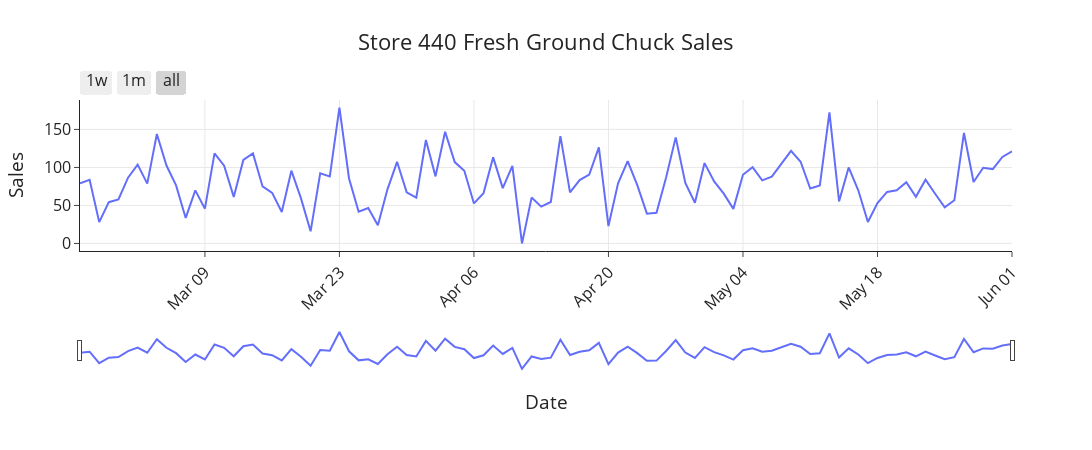

Here is the notebook cell this chart was saved with:
### Code cell
plot(title='Fresh Ground Chuck Price', data=ds, x='sale_date', y='sales',
     x_label='Date', y_label='Sales')

### Figure 1 — Plotly figure (JSON) as saved in the notebook; plotly's stock layout.template omitted (floating-point values rounded to 4 significant figures)
{"data": [{"customdata": [["Monday"], ["Tuesday"], ["Wednesday"], ["Thursday"], ["Friday"], ["Saturday"], ["Sunday"], ["Monday"], ["Tuesday"], ["Wednesday"], ["Thursday"], ["Friday"], ["Saturday"], ["Sunday"], ["Monday"], ["Tuesday"], ["Wednesday"], ["Thursday"], ["Friday"], ["Saturday"], ["Sunday"], ["Monday"], ["Tuesday"], ["Wednesday"], ["Thursday"], ["Friday"], ["Saturday"], ["Sunday"], ["Monday"], ["Tuesday"], ["Wednesday"], ["Thursday"], ["Friday"], ["Saturday"], ["Sunday"], ["Monday"], ["Tuesday"], ["Wednesday"], ["Thursday"], ["Friday"], ["Saturday"], ["Sunday"], ["Monday"], ["Tuesday"], ["Wednesday"], ["Thursday"], ["Friday"], ["Saturday"], ["Sunday"], ["Monday"], ["Tuesday"], ["Wednesday"], ["Thursday"], ["Friday"], ["Saturday"], ["Sunday"], ["Monday"], ["Tuesday"], ["Wednesday"], ["Thursday"], ["Friday"], ["Saturday"], ["Sunday"], ["Monday"], ["Tuesday"], ["Wednesday"], ["Thursday"], ["Friday"], ["Saturday"], ["Sunday"], ["Monday"], ["Tuesday"], ["Wednesday"], ["Thursday"], ["Friday"], ["Saturday"], ["Sunday"], ["Monday"], ["Tuesday"], ["Wednesday"], ["Thursday"], ["Friday"], ["Saturday"], ["Sunday"], ["Monday"], ["Tuesday"], ["Wednesday"], ["Thursday"], ["Friday"], ["Saturday"], ["Sunday"], ["Monday"], ["Tuesday"], ["Wednesday"], ["Thursday"], ["Friday"], ["Saturday"], ["Sunday"]], "hovertemplate": "Date=%{x}<br>Sales=%{y}<br>day_of_week=%{customdata[0]}<extra></extra>", "legendgroup": "", "line": {"color": "#636efa", "dash": "solid"}, "marker": {"symbol": "circle"}, "mode": "lines", "name": "", "orientation": "v", "showlegend": false, "type": "scatter", "x": ["2025-02-24T00:00:00", "2025-02-25T00:00:00", "2025-02-26T00:00:00", "2025-02-27T00:00:00", "2025-02-28T00:00:00", "2025-03-01T00:00:00", "2025-03-02T00:00:00", "2025-03-03T00:00:00", "2025-03-04T00:00:00", "2025-03-05T00:00:00", "2025-03-06T00:00:00", "2025-03-07T00:00:00", "2025-03-08T00:00:00", "2025-03-09T00:00:00", "2025-03-10T00:00:00", "2025-03-11T00:00:00", "2025-03-12T00:00:00", "2025-03-13T00:00:00", "2025-03-14T00:00:00", "2025-03-15T00:00:00", "2025-03-16T00:00:00", "2025-03-17T00:00:00", "2025-03-18T00:00:00", "2025-03-19T00:00:00", "2025-03-20T00:00:00", "2025-03-21T00:00:00", "2025-03-22T00:00:00", "2025-03-23T00:00:00", "2025-03-24T00:00:00", "2025-03-25T00:00:00", "2025-03-26T00:00:00", "2025-03-27T00:00:00", "2025-03-28T00:00:00", "2025-03-29T00:00:00", "2025-03-30T00:00:00", "2025-03-31T00:00:00", "2025-04-01T00:00:00", "2025-04-02T00:00:00", "2025-04-03T00:00:00", "2025-04-04T00:00:00", "2025-04-05T00:00:00", "2025-04-06T00:00:00", "2025-04-07T00:00:00", "2025-04-08T00:00:00", "2025-04-09T00:00:00", "2025-04-10T00:00:00", "2025-04-11T00:00:00", "2025-04-12T00:00:00", "2025-04-13T00:00:00", "2025-04-14T00:00:00", "2025-04-15T00:00:00", "2025-04-16T00:00:00", "2025-04-17T00:00:00", "2025-04-18T00:00:00", "2025-04-19T00:00:00", "2025-04-20T00:00:00", "2025-04-21T00:00:00", "2025-04-22T00:00:00", "2025-04-23T00:00:00", "2025-04-24T00:00:00", "2025-04-25T00:00:00", "2025-04-26T00:00:00", "2025-04-27T00:00:00", "2025-04-28T00:00:00", "2025-04-29T00:00:00", "2025-04-30T00:00:00", "2025-05-01T00:00:00", "2025-05-02T00:00:00", "2025-05-03T00:00:00", "2025-05-04T00:00:00", "2025-05-05T00:00:00", "2025-05-06T00:00:00", "2025-05-07T00:00:00", "2025-05-08T00:00:00", "2025-05-09T00:00:00", "2025-05-10T00:00:00", "2025-05-11T00:00:00", "2025-05-12T00:00:00", "2025-05-13T00:00:00", "2025-05-14T00:00:00", "2025-05-15T00:00:00", "2025-05-16T00:00:00", "2025-05-17T00:00:00", "2025-05-18T00:00:00", "2025-05-19T00:00:00", "2025-05-20T00:00:00", "2025-05-21T00:00:00", "2025-05-22T00:00:00", "2025-05-23T00:00:00", "2025-05-24T00:00:00", "2025-05-25T00:00:00", "2025-05-26T00:00:00", "2025-05-27T00:00:00", "2025-05-28T00:00:00", "2025-05-29T00:00:00", "2025-05-30T00:00:00", "2025-05-31T00:00:00", "2025-06-01T00:00:00"], "xaxis": "x", "y": [78.96, 83.67, 28.13, 54.29, 57.99, 86.58, 103.7, 78.69, 144.0, 102.5, 76.42, 33.61, 69.79, 45.72, 118.5, 102.3, 61.27, 109.9, 118.4, 75.02, 66.49, 41.31, 95.74, 59.32, 16, 92.17, 88.21, 178.8, 85.47, 41.66, 46.64, 23.95, 71.19, 107.4, 67.22, 60.17, 136.1, 88.24, 146.9, 107.0, 95.6, 52.67, 66.2, 113.3, 72.77, 102.1, 0.01, 60.33, 48.4, 54.58, 141.2, 67.3, 83.31, 90.73, 126.4, 22.88, 79.12, 108.3, 76.78, 39.18, 40.3, 86.87, 139.6, 79.6, 53.62, 105.7, 81.69, 65.54, 45.47, 90.42, 100.3, 83.04, 87.93, 105, 121.7, 107.5, 72.22, 76.25, 172.6, 55.36, 100, 69.99, 28.24, 53.14, 67.76, 69.94, 80.64, 61.41, 83.95, 65.41, 47.42, 56.8, 145.3, 80.88, 99.57, 97.83, 113.8, 121.2], "yaxis": "y"}], "layout": {"font": {"size": 16}, "height": 450, "legend": {"tracegroupgap": 0}, "title": {"text": "Store 440 Fresh Ground Chuck Sales", "x": 0.5}, "width": 1400, "xaxis": {"anchor": "y", "domain": [0, 1], "rangeselector": {"buttons": [{"count": 7, "label": "1w", "step": "day", "stepmode": "backward"}, {"count": 1, "label": "1m", "step": "month", "stepmode": "backward"}, {"step": "all"}]}, "rangeslider": {"visible": true}, "showgrid": true, "tickangle": -45, "tickformat": "%b %d", "title": {"text": "Date"}, "type": "date"}, "yaxis": {"anchor": "x", "domain": [0, 1], "showgrid": true, "title": {"text": "Sales"}}}}
